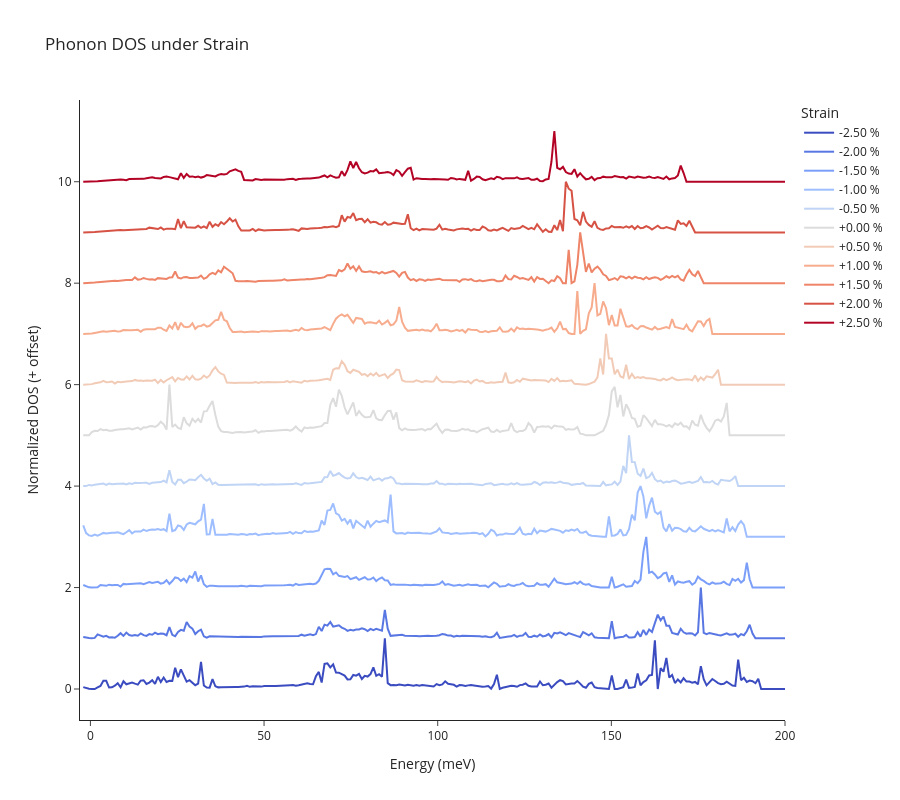

Notebook code for this chart:
### Code cell
import os
import re
import glob
import numpy as np
import pandas as pd
import plotly.graph_objects as go
import plotly.io as pio
from matplotlib import cm
from matplotlib.colors import Normalize, to_hex

pio.templates.default = "simple_white"

# -------- SETTINGS --------
data_dir = r"C:\Users\ech77\OneDrive - University of Cambridge\2026\Strain\Theory results"
offset_step = 1
normalize = True
# --------------------------

def extract_strain(filename):
    base = os.path.basename(filename)

    if re.search(r'_0(\.0+)?\.csv$', base):
        return 0.0

    neg_match = re.search(r'neg[_\-]?(\d+\.?\d*)', base)
    if neg_match:
        return -float(neg_match.group(1))

    pos_match = re.search(r'pos[_\-]?(\d+\.?\d*)', base)
    if pos_match:
        return float(pos_match.group(1))

    raise ValueError(f"Could not extract strain from {filename}")

# Collect files
csv_files = glob.glob(os.path.join(data_dir, "*.csv"))
files_with_strain = [(extract_strain(f), f) for f in csv_files]
files_with_strain.sort(key=lambda x: x[0])

strain_values = [s for s, _ in files_with_strain]

norm = Normalize(vmin=min(strain_values), vmax=max(strain_values))
cmap = cm.get_cmap("coolwarm")

fig = go.Figure()

for i, (strain, filepath) in enumerate(files_with_strain):

    df = pd.read_csv(filepath)
    df.columns = df.columns.str.strip()

    x = df["Frequency (meV)"].values
    y = df["DOS"].values

    if normalize:
        y = y / np.max(y)

    y = y + i * offset_step

    color = to_hex(cmap(norm(strain)))

    fig.add_trace(go.Scatter(
        x=x,
        y=y,
        mode='lines',
        line=dict(color=color, width=2),
        name=f"{strain:+.2f} %"
    ))

fig.update_layout(
    title="Phonon DOS under Strain",
    xaxis_title="Energy (meV)",
    yaxis_title="Normalized DOS (+ offset)",
    height=800,
    legend=dict(
        title="Strain",
        orientation="v"
    )
)

fig.update_xaxes(range=[-3, 200])

output_path = os.path.join(data_dir, "phonon_dos_strain_interactive.html")
fig.write_html(output_path)

fig.show()

### Figure 1 — Plotly figure (JSON) as saved in the notebook; plotly's stock layout.template omitted (floating-point values rounded to 4 significant figures; data arrays with more than 128 entries replaced by an {"elided": "..."} marker saying what was removed)
{"data": [{"line": {"color": "#3b4cc0", "width": 2}, "mode": "lines", "name": "-2.50 %", "type": "scatter", "x": {"elided": "303 float values"}, "y": {"elided": "303 float values"}}, {"line": {"color": "#5977e3", "width": 2}, "mode": "lines", "name": "-2.00 %", "type": "scatter", "x": {"elided": "303 float values"}, "y": {"elided": "303 float values"}}, {"line": {"color": "#7b9ff9", "width": 2}, "mode": "lines", "name": "-1.50 %", "type": "scatter", "x": {"elided": "303 float values"}, "y": {"elided": "303 float values"}}, {"line": {"color": "#9ebeff", "width": 2}, "mode": "lines", "name": "-1.00 %", "type": "scatter", "x": {"elided": "303 float values"}, "y": {"elided": "303 float values"}}, {"line": {"color": "#c0d4f5", "width": 2}, "mode": "lines", "name": "-0.50 %", "type": "scatter", "x": {"elided": "303 float values"}, "y": {"elided": "303 float values"}}, {"line": {"color": "#dddcdc", "width": 2}, "mode": "lines", "name": "+0.00 %", "type": "scatter", "x": {"elided": "303 float values"}, "y": {"elided": "303 float values"}}, {"line": {"color": "#f2cbb7", "width": 2}, "mode": "lines", "name": "+0.50 %", "type": "scatter", "x": {"elided": "303 float values"}, "y": {"elided": "303 float values"}}, {"line": {"color": "#f7ac8e", "width": 2}, "mode": "lines", "name": "+1.00 %", "type": "scatter", "x": {"elided": "303 float values"}, "y": {"elided": "303 float values"}}, {"line": {"color": "#ee8468", "width": 2}, "mode": "lines", "name": "+1.50 %", "type": "scatter", "x": {"elided": "303 float values"}, "y": {"elided": "303 float values"}}, {"line": {"color": "#d65244", "width": 2}, "mode": "lines", "name": "+2.00 %", "type": "scatter", "x": {"elided": "303 float values"}, "y": {"elided": "303 float values"}}, {"line": {"color": "#b40426", "width": 2}, "mode": "lines", "name": "+2.50 %", "type": "scatter", "x": {"elided": "303 float values"}, "y": {"elided": "303 float values"}}], "layout": {"height": 800, "legend": {"orientation": "v", "title": {"text": "Strain"}}, "title": {"text": "Phonon DOS under Strain"}, "xaxis": {"range": [-3, 200], "title": {"text": "Energy (meV)"}}, "yaxis": {"title": {"text": "Normalized DOS (+ offset)"}}}}
